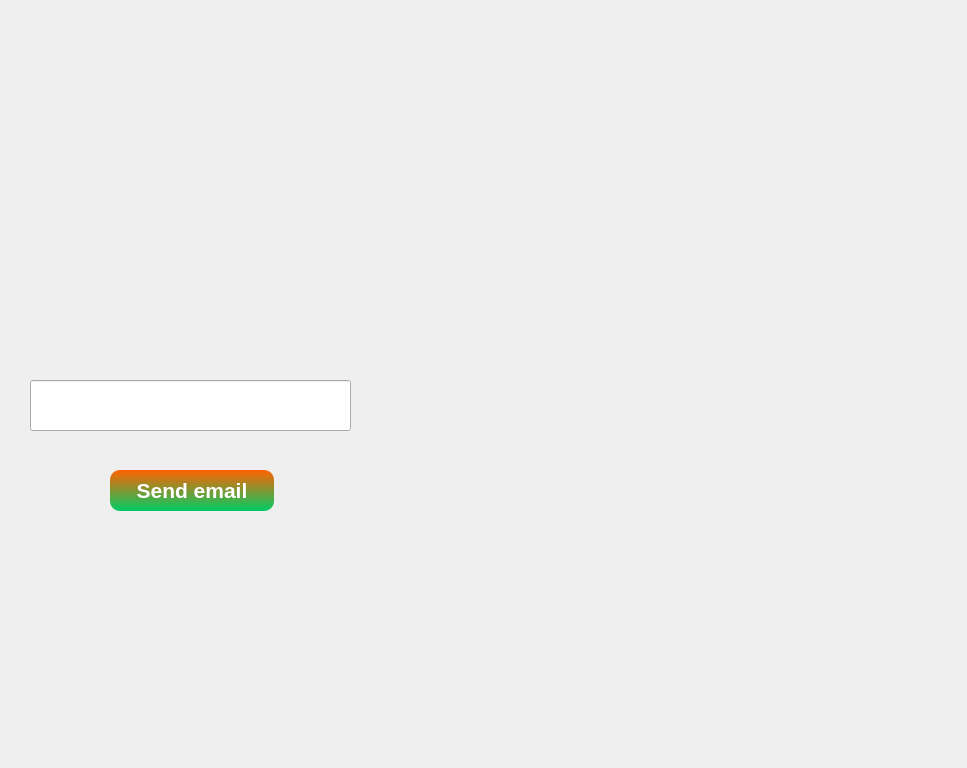
<?xml version="1.0" encoding="UTF-8"?>
<ui version="4.0">
 <class>ForgotPasswordDialog</class>
 <widget class="QDialog" name="ForgotPasswordDialog">
  <property name="geometry">
   <rect>
    <x>0</x>
    <y>0</y>
    <width>967</width>
    <height>768</height>
   </rect>
  </property>
  <property name="windowTitle">
   <string>Dialog</string>
  </property>
  <widget class="QLineEdit" name="emailLineEdit">
   <property name="geometry">
    <rect>
     <x>30</x>
     <y>380</y>
     <width>321</width>
     <height>51</height>
    </rect>
   </property>
   <property name="text">
    <string/>
   </property>
  </widget>
  <widget class="QPushButton" name="sendButton">
   <property name="geometry">
    <rect>
     <x>110</x>
     <y>470</y>
     <width>164</width>
     <height>41</height>
    </rect>
   </property>
   <property name="styleSheet">
    <string notr="true">QPushButton {
    background: qlineargradient(x1:0, y1:0, x2:0, y2:1, stop:0 #FF6200, stop:1 #00CC66);
    color: #FFFFFF;
    border-radius: 10px;
    border: none;
    padding: 5px;
    font-family: &quot;Poppins&quot;;
    font-size: 16pt;
    font-weight: 600;
    box-shadow: 2px 2px 5px rgba(0, 0, 0, 0.3);
}

QPushButton:hover {
    background: qlineargradient(x1:0, y1:0, x2:0, y2:1, stop:0 #00CC66, stop:1 #FF6200);
    border: 2px solid #535AEF;
}

QPushButton:pressed {
    background: qlineargradient(x1:0, y1:0, x2:0, y2:1, stop:0 #CC4E00, stop:1 #00994C);
    border: 2px solid #4488CC;
}</string>
   </property>
   <property name="text">
    <string>Send email</string>
   </property>
  </widget>
 </widget>
 <resources/>
 <connections/>
</ui>
